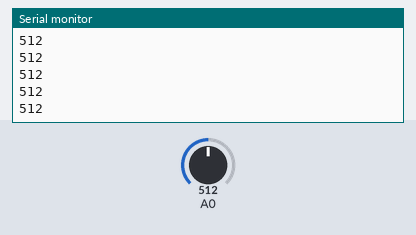
A sketch run on a simulated Arduino Uno, built with avr-gcc and run on an emulated ATmega328P. Parts: the last lines printed to the serial monitor. The test bench sets the inputs (shaded band); at power-on: A0 = 512.

Above: at 1.2 s.
1.3 s: A0 set to 716
At 2.1 s:
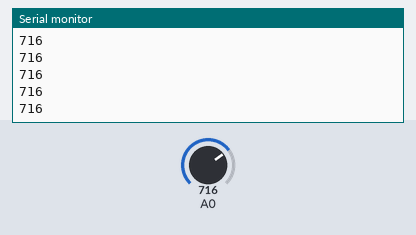
2.8 s: A0 set to 900
At 3.7 s:
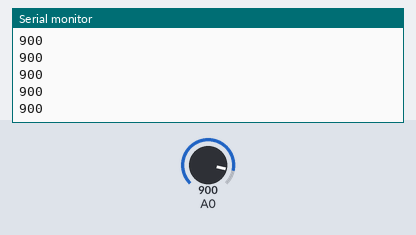
Timing chart, 0 to 5.8 s (numbered marks = the images above; inputs shaded):
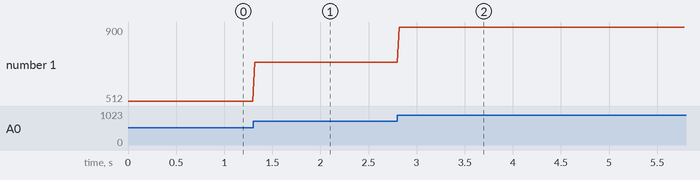

Measured:
- after the input at 1.3 s, the serial monitor: prints a new line at once (image 1)
- after the input at 2.8 s, the serial monitor: prints a new line at once (image 2)
- plotted number 1: 512 → 716 after the input at 1.3 s, 716 → 900 after the input at 2.8 s

The sketch:

joystick.ino
```cpp
// joystick.ino (Arduino)
// Eixo X do joystick ligado ao pino A0.

void setup() {
  Serial.begin(9600);          // mesma velocidade do Java (setBaudRate(9600))
}

void loop() {
  int valor = analogRead(A0);  // 0 a 1023 (esquerda ~0, centro ~515, direita ~1023)
  Serial.println(valor);       // manda o numero + quebra de linha (o '\n' que a thread espera)
  delay(20);                   // uma leitura a cada 20 ms (~50 por segundo)
}
```
